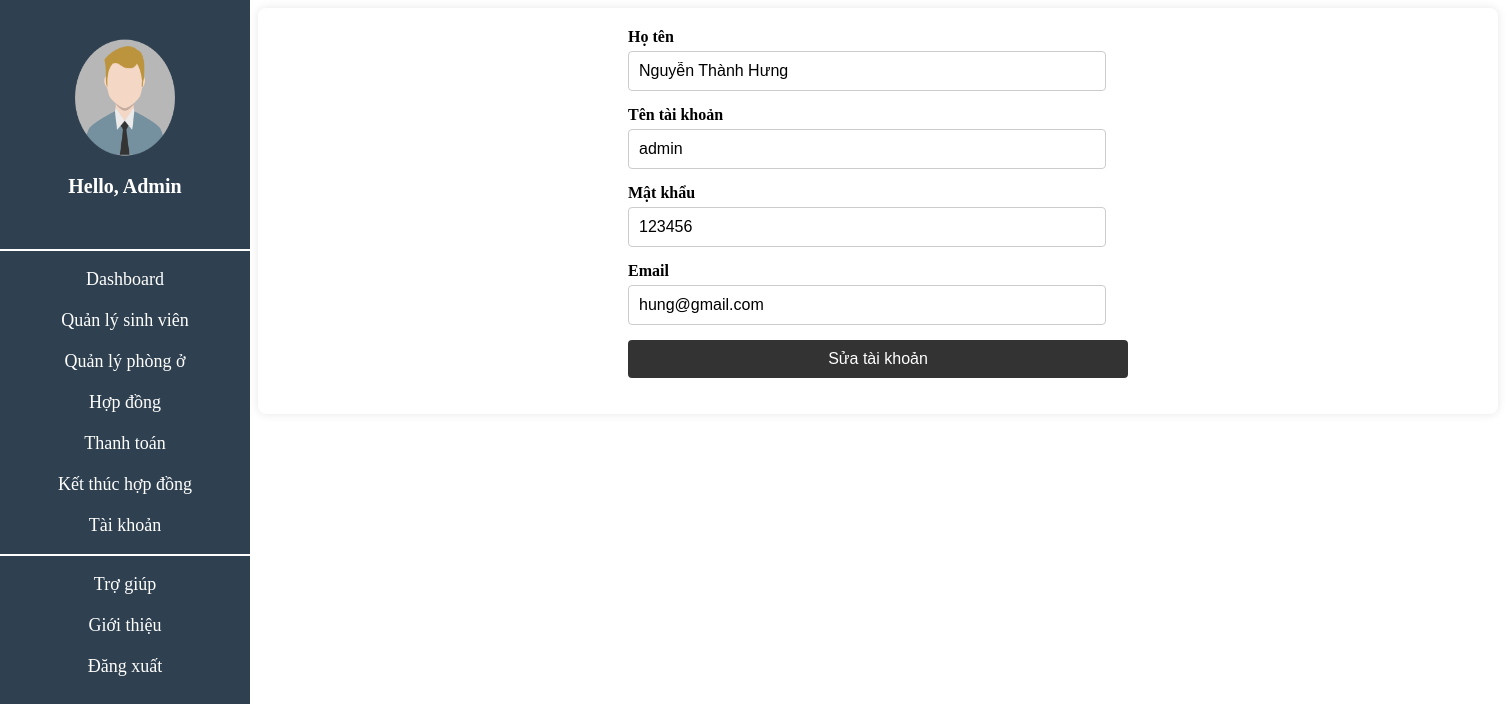
Screenshot of /view/Suataikhoan.php?id=28 with the database file from the repository.
### tables this page shows
CREATE TABLE `dangnhap` (
  `id` int(11) NOT NULL,
  `hoten` varchar(255) NOT NULL,
  `taikhoan` varchar(250) NOT NULL,
  `matkhau` varchar(250) NOT NULL,
  `email` varchar(255) NOT NULL
);

### view/Suataikhoan.php (the view, shortened to what this page needs)
<link rel="stylesheet" href="../css/themsinhvien.css">
<?php
    include "sliderbar.php";
    include_once "../config/db.php";
    if(isset($_GET['id'])) {
        $id = $_GET['id'];
        $sql = "SELECT * FROM dangnhap WHERE id = $id";
        $result = mysqli_query($conn, $sql);
        if(mysqli_num_rows($result) == 1) {
            $student = mysqli_fetch_assoc($result);
        } else {
            echo "<script>alert('Không tìm thấy thông tin tài khoản');</script>";
            exit;
        }
    } else {
        echo "<script>alert('ID Tài khoản không được cung cấp');</script>";
        exit;
    }
?>
<body>
    <div class="themsinhvien">
        <div>
            <form action="" method="POST">
                <label for="Hoten">Họ tên</label>
                <input type="text" name="Hoten" id="hoten" value="<?php echo $student['hoten']; ?>">
                <label for="Taikhoan">Tên tài khoản</label>
                <input type="text" name="Taikhoan" id="taikhoan" value="<?php echo $student['taikhoan']; ?>">
                <label for="Matkhau">Mật khẩu</label>
                <input type="text" name="Matkhau" id="matkhau" value="<?php echo $student['matkhau']; ?>">
                <label for="Email">Email</label>
                <input type="text" name="Email" id="email" value="<?php echo $student['email']; ?>">
                <input type="submit" value="Sửa tài khoản">
            </form>
        </div>
    </div>
</body>

### css/themsinhvien.css (style rules this page uses)
.themsinhvien { background-color: #ffffff; padding: 20px; border-radius: 8px; box-shadow: 0 0 10px rgba(0, 0, 0, 0.1); width: 1200px; margin-left: 250px; display: flex; flex-direction: column; align-items: center; }
form { display: flex; flex-direction: column; width: 500px; }
label { margin-bottom: 5px; font-weight: bold; color: black; text-align: left; }
input[type="text"], select { margin-bottom: 15px; padding: 10px; border: 1px solid #cccccc; border-radius: 4px; font-size: 16px; width: calc(100% - 22px); }
input[type="submit"] { background-color: #333; color: white; padding: 10px; border: none; border-radius: 4px; cursor: pointer; font-size: 16px; }

### rows the page displays
dangnhap: Hoten "Nguyễn Thành Hưng", Taikhoan "admin", Matkhau "123456", Email "hung@gmail.com"
